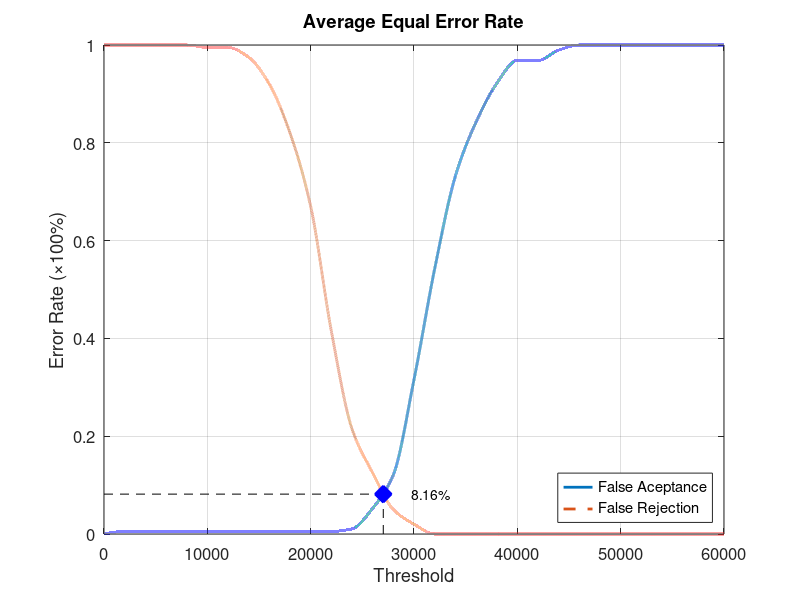
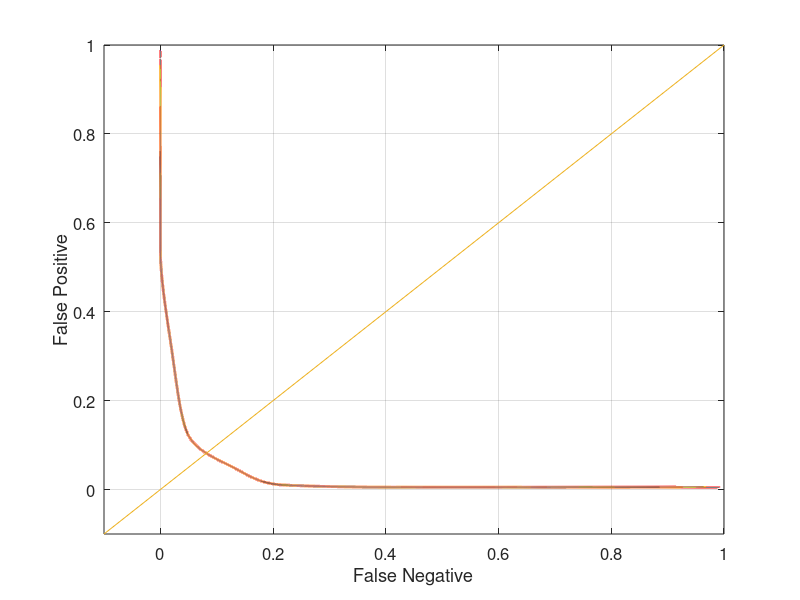

The MATLAB source for these figures, in order:
function yEER = Database4_4
close all;
clear;
clc;
x = 0:2000:60000;
xq = 0:0.5:60000;

y0 = [0 0.00526316 0.00526316 0.00526316 0.00526316 0.00526316 0.00526316 0.00526316 0.00526316 0.00526316 0.00526316 0.00526316 0.0105263 0.0526316 0.121053 0.315789 0.542105 0.731579 0.842105 0.921053 0.968421 0.968421 0.989474 1 1 1 1 1 1 1 1];
yy0 = interp1(x, y0, xq, 'pchip');
y1 = [1 1 1 1 1 0.995 0.995 0.975 0.92 0.82 0.67 0.415 0.215 0.125 0.05 0.02 0 0 0 0 0 0 0 0 0 0 0 0 0 0 0];
yy1 = interp1(x, y1, xq, 'pchip');

% Calculating EER: 
y2 = abs(y0 - y1);
find(y2 == min(y2))
yy2 = abs(yy0 - yy1);
xEER = find(yy2 == min(yy2));
xEERIndex = xq(xEER) % X-axis EER
yEER = yy0(xEER) % Y-axis EER

main = figure
plot(xq, yy0,'-','LineWidth', 2);	hold on
plot(xq, yy1,'--','LineWidth', 2);	hold on
plot([xEERIndex xEERIndex], [0 yEER], 'k--');	hold on
plot([0 xEERIndex], [yEER yEER], 'k--');	hold on
plot(xEERIndex, yEER, 'bx', 'LineWidth', 10);	hold on
text(xEERIndex + 10 * xEERIndex / 100, yEER, [num2str(round((10000 * yEER)) / 100) '%'])
legend('False Aceptance', 'False Rejection', 'Location', 'SouthEast')
xlabel('Threshold')
ylabel('Error Rate (\times100%)')
title('Average Equal Error Rate')
set(gca, 'FontSize', 12)
axis([0 60000 0 1])
grid on

print(main, 'Database4_4Main', '-dpng');
FNRxFPR = figure('Color', [1 1 1]);
plot(yy1, yy0, '-', yy1, yy0, 'LineWidth', 2);
hold on
y = -0.1:0.1:1
plot(y, y); 
set(gca, 'FontSize', 12)
xlabel('False Negative')
ylabel('False Positive')
axis([-0.1 1 -0.1 1])
set(gca, 'FontSize', 12)
grid on

print(FNRxFPR, 'Database4_4FNRxFPR','-dpng');
end
